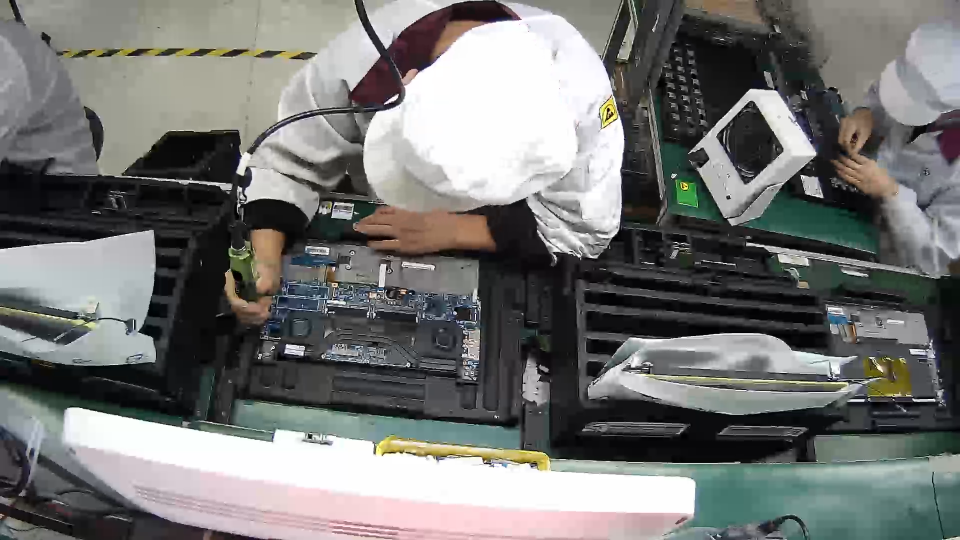
//> input picture images/1.png, 1920 x 1080 px (shown at 1/2 size)
$ ./orb_cv ../images/1.png ../images/10.png   (built with g++ and OpenCV 4)
//> lines starting //> are read from the running program, lines starting //| are printed output that depends on the picture
#include <iostream>
#include <opencv2/core/core.hpp>
#include <opencv2/features2d/features2d.hpp>
#include <opencv2/highgui/highgui.hpp>
#include <opencv2/opencv.hpp>
#include <opencv2/xfeatures2d.hpp>
#include <chrono>

using namespace std;
using namespace cv;

int main(int argc, char **argv) {
  if (argc != 3) {
    cout << "usage: feature_extraction img1 img2" << endl;
    return 1;
  }
  //Read Images
  Mat img_1 = imread(argv[1], CV_LOAD_IMAGE_COLOR);
//> img_1 is the input picture: 1080 rows x 1920 cols, CV_8UC3; mean B, G, R 115.6, 117.5, 116.7
  //cv::GaussianBlur(img_1, img_1, cv::Size(15, 15), 10.0, 20.0);
  resize(img_1, img_1, Size(0, 0), 0.125, 0.125);
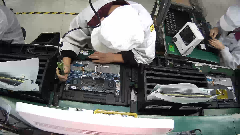
//> img_1: 135 rows x 240 cols, CV_8UC3; mean B, G, R 115.6, 117.5, 116.7
  img_1 = Mat(img_1, Rect(0, img_1.rows/2, img_1.cols, img_1.rows/2));
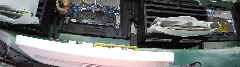
//> img_1: 67 rows x 240 cols, CV_8UC3; mean B, G, R 111.4, 112.1, 109.4
  Mat img_2 = imread(argv[2], CV_LOAD_IMAGE_COLOR);
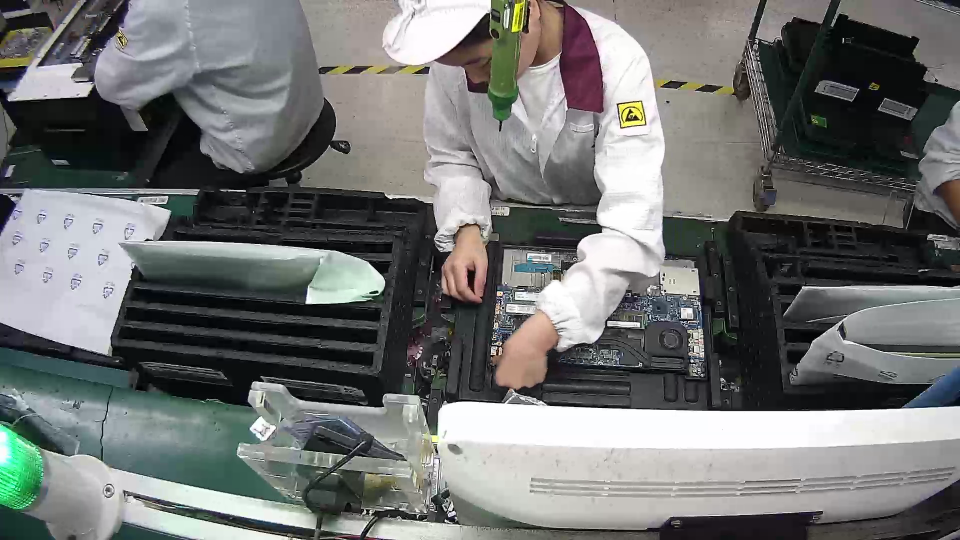
//> input picture images/10.png, 1920 x 1080 px (shown at 1/2 size)
//> img_2 is the input picture: 1080 rows x 1920 cols, CV_8UC3; mean B, G, R 114, 115.1, 113.2
  resize(img_2, img_2, Size(0, 0), 0.5, 0.5);
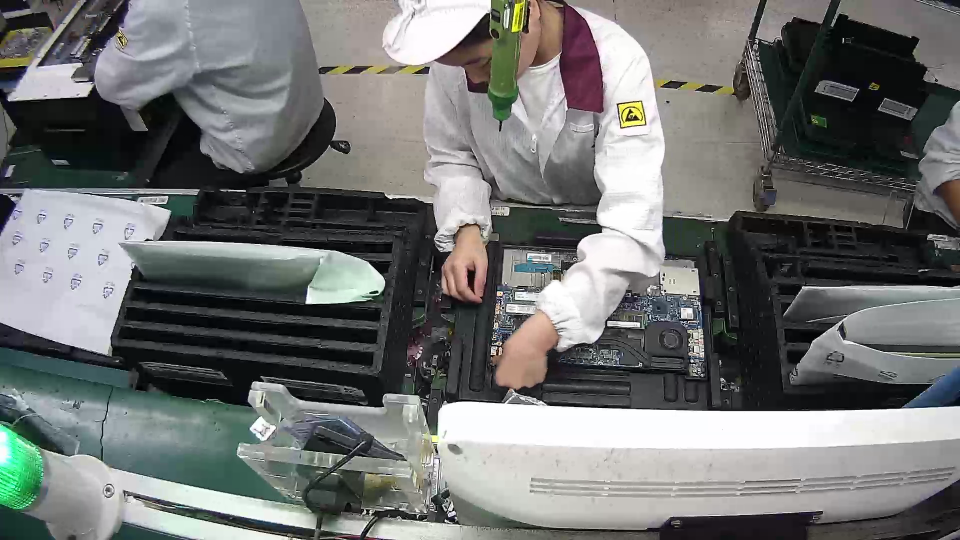
//> img_2: 540 rows x 960 cols, CV_8UC3; mean B, G, R 114.1, 115.3, 113.3
  //cout << img_1.size << ' ' << img_2.size;
  assert(img_1.data != nullptr && img_2.data != nullptr);

  //Initialization
  std::vector<KeyPoint> keypoints_1, keypoints_2;
  Mat descriptors_1, descriptors_2;
  Ptr<FeatureDetector> detector = ORB::create(100);
  Ptr<DescriptorExtractor> descriptor = ORB::create();
  Ptr<DescriptorMatcher> matcher = DescriptorMatcher::create("BruteForce-Hamming");

  //Oriented FAST detection
  chrono::steady_clock::time_point t1 = chrono::steady_clock::now();
  detector->detect(img_1, keypoints_1);
//> keypoints_1 = 22 keypoints; strongest (x, y, size): (134, 32, 31), (149, 31, 31), (147, 32, 31), (163, 32, 31)
  detector->detect(img_2, keypoints_2);
//> keypoints_2 = 100 keypoints; strongest (x, y, size): (630, 111, 31), (630, 112, 37.2), (307, 302, 31), (166, 197, 31)

  //FAST position to calculate BREIF
  descriptor->compute(img_1, keypoints_1, descriptors_1);
  descriptor->compute(img_2, keypoints_2, descriptors_2);
  chrono::steady_clock::time_point t2 = chrono::steady_clock::now();
  chrono::duration<double> time_used = chrono::duration_cast<chrono::duration<double>>(t2 - t1);
  cout << "extract ORB cost = " << time_used.count() << " seconds. " << endl;

  Mat outimg1;
  drawKeypoints(img_1, keypoints_1, outimg1, Scalar::all(-1), DrawMatchesFlags::DEFAULT);
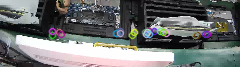
//> outimg1: 67 rows x 240 cols, CV_8UC3; mean B, G, R 113.1, 113.6, 111
  imshow("ORB features", outimg1);

  //Hamming Distance, BREIF descriptor
  vector<DMatch> matches;
  t1 = chrono::steady_clock::now();
  matcher->match(descriptors_1, descriptors_2, matches);
//> matches = 22 matches
  t2 = chrono::steady_clock::now();
  time_used = chrono::duration_cast<chrono::duration<double>>(t2 - t1);
  cout << "match ORB cost = " << time_used.count() << " seconds. " << endl;

  //Selecting Matched points
  auto min_max = minmax_element(matches.begin(), matches.end(),
                                [](const DMatch &m1, const DMatch &m2) { return m1.distance < m2.distance; });
  double min_dist = min_max.first->distance;
//> min_dist = 64
  double max_dist = min_max.second->distance;
//> max_dist = 98

  printf("-- Max dist : %f \n", max_dist);
//| -- Max dist : 98.000000
  printf("-- Min dist : %f \n", min_dist);
//| -- Min dist : 64.000000

  //Dis(Describer) > 2 * normal - False with experienced value 30.0 as lower bound
  std::vector<DMatch> good_matches;
  for (int i = 0; i < descriptors_1.rows; i++) {
    if (matches[i].distance <= max(2 * min_dist, 20.0)) {
      good_matches.push_back(matches[i]);
    }
  }

  //-- Draw Matches
  Mat img_match;
  Mat img_goodmatch;
  drawMatches(img_1, keypoints_1, img_2, keypoints_2, matches, img_match);
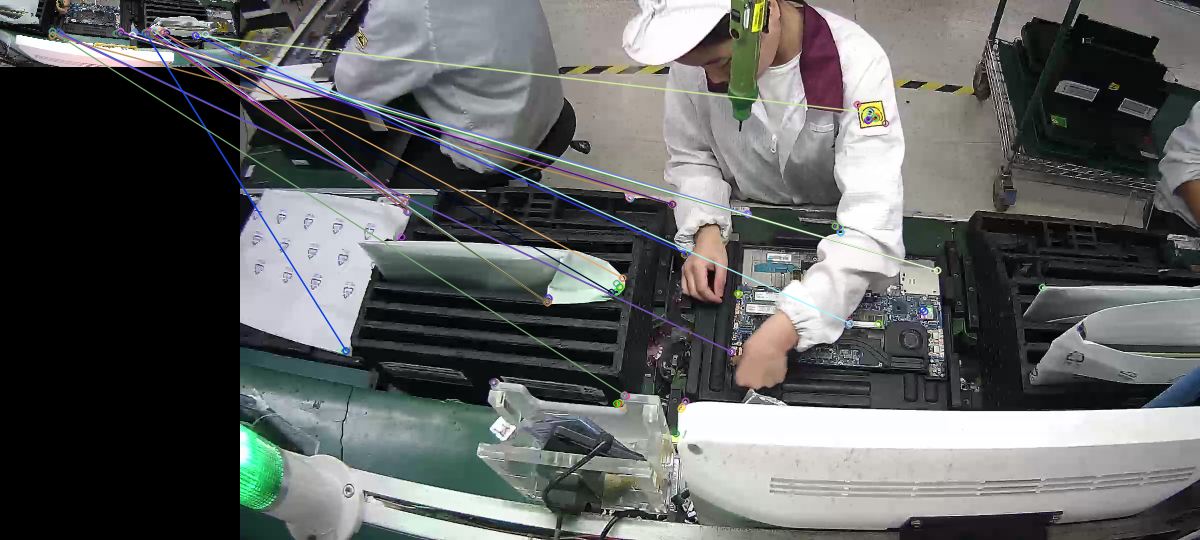
//> img_match: 540 rows x 1200 cols, CV_8UC3; mean B, G, R 95.6, 95.9, 94.3
  drawMatches(img_1, keypoints_1, img_2, keypoints_2, good_matches, img_goodmatch);
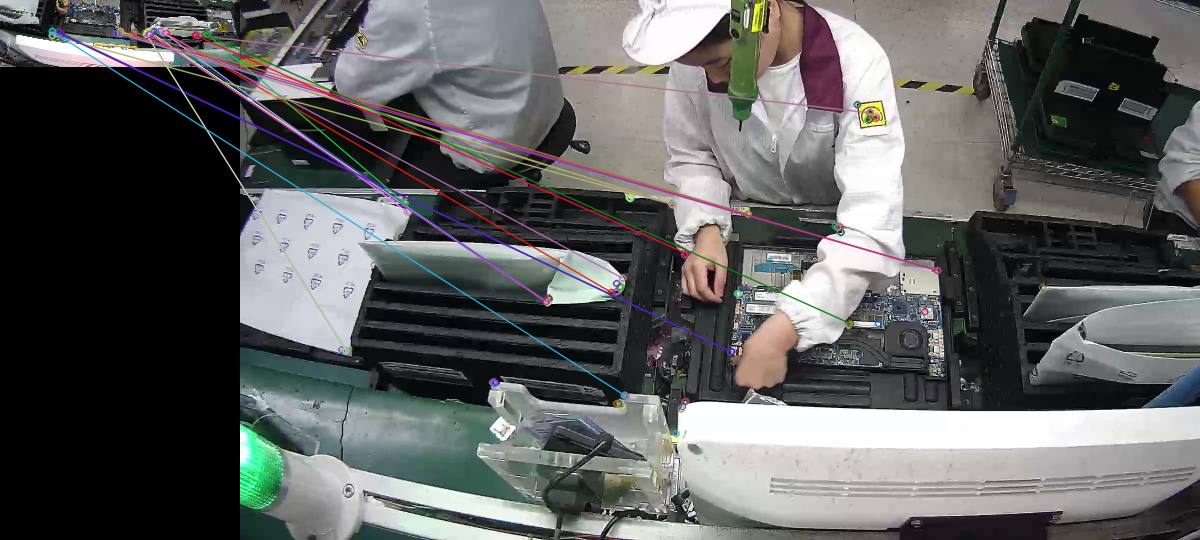
//> img_goodmatch: 540 rows x 1200 cols, CV_8UC3; mean B, G, R 94.9, 95.3, 94.5
  imshow("all matches", img_match);
  imshow("good matches", img_goodmatch);
  waitKey(0);

  return 0;
}
